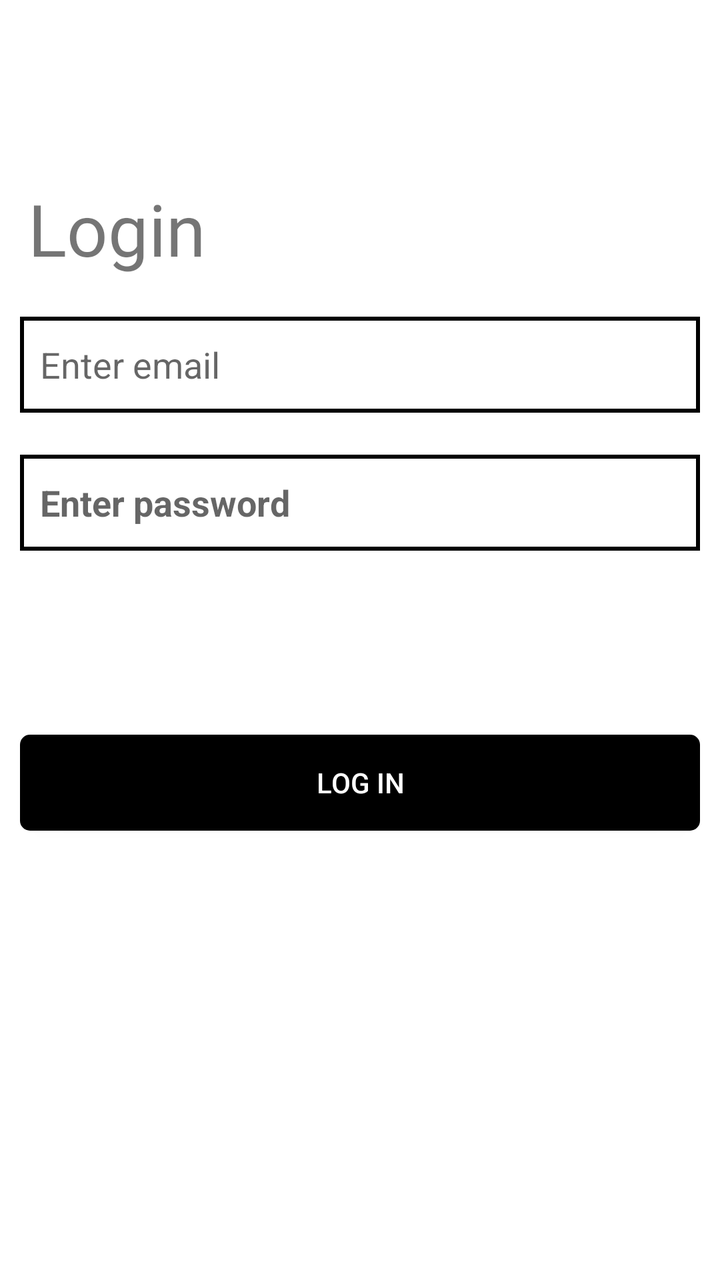
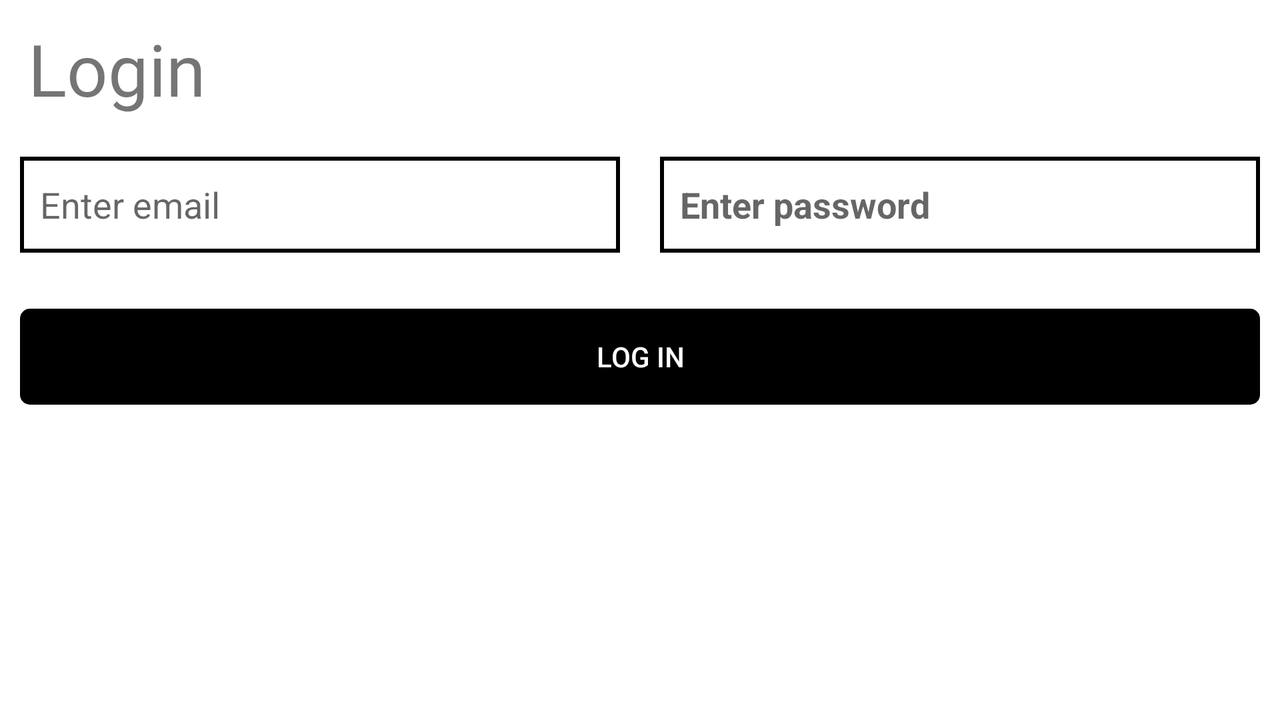

Compare how this app lays out the same screen by default and in its alternative resource folder. The renders come first, then the two layout files and the values they reference.
<!-- AndroidManifest.xml: application theme Theme.TBC_HomeWork_5 -->
<!-- res/layout/login.xml -->
<?xml version="1.0" encoding="utf-8"?>
<androidx.constraintlayout.widget.ConstraintLayout xmlns:android="http://schemas.android.com/apk/res/android"
    xmlns:app="http://schemas.android.com/apk/res-auto"
    xmlns:tools="http://schemas.android.com/tools"
    android:layout_width="match_parent"
    android:layout_height="match_parent"
    android:layout_margin="10dp"
    >

    <TextView
        android:id="@+id/login"
        android:layout_width="wrap_content"
        android:layout_height="wrap_content"
        android:layout_marginStart="4dp"
        android:layout_marginTop="80dp"
        android:fontFamily="@font/comfortaa"
        android:text="Login"
        android:textSize="36sp"
        app:layout_constraintStart_toStartOf="parent"
        app:layout_constraintTop_toTopOf="parent" />

    <EditText
        android:id="@+id/loginEmail"
        android:layout_width="match_parent"
        android:layout_height="wrap_content"
        android:layout_marginTop="20dp"
        android:background="@drawable/input"
        android:ems="10"
        android:hint="Enter email"
        android:inputType="textEmailAddress"
        android:minHeight="48dp"
        android:paddingStart="10dp"
        app:layout_constraintTop_toBottomOf="@+id/login"
        tools:layout_editor_absoluteX="0dp" />

    <EditText
        android:id="@+id/loginPassword"
        android:layout_width="match_parent"
        android:layout_height="wrap_content"
        android:layout_marginTop="21dp"
        android:background="@drawable/input"
        android:ems="10"
        android:hint="Enter password"
        android:inputType="textPassword"
        android:minHeight="48dp"
        android:paddingStart="10dp"
        android:textStyle="bold"
        app:layout_constraintTop_toBottomOf="@+id/loginEmail" />

    <androidx.appcompat.widget.AppCompatButton
        android:id="@+id/loginButton"
        android:layout_width="match_parent"
        android:layout_height="wrap_content"
        android:layout_marginTop="92dp"
        android:background="@drawable/black_button"
        android:text="LOG IN"

        android:textColor="@color/white"
        app:layout_constraintTop_toBottomOf="@+id/loginPassword" />

    <TextView
        android:id="@+id/emailError"
        android:layout_width="wrap_content"
        android:layout_height="wrap_content"
        android:layout_marginTop="4dp"
        android:layout_marginBottom="46dp"
        android:text=""
        android:textColor="@android:color/holo_red_light"
        app:layout_constraintBottom_toBottomOf="@+id/loginPassword"
        app:layout_constraintStart_toStartOf="parent"
        app:layout_constraintTop_toBottomOf="@+id/loginEmail" />

    <TextView
        android:id="@+id/passwordError"
        android:layout_width="wrap_content"
        android:layout_height="wrap_content"
        android:layout_marginTop="3dp"
        android:textColor="@android:color/holo_red_light"
        app:layout_constraintStart_toStartOf="parent"
        app:layout_constraintTop_toBottomOf="@+id/loginPassword" />

</androidx.constraintlayout.widget.ConstraintLayout>
<!-- resources referenced by this layout -->
<resources>
  <!-- drawable black_button (drawable) -->
  <?xml version="1.0" encoding="utf-8"?>
  <shape xmlns:android="http://schemas.android.com/apk/res/android">
      <solid android:color="@color/black"/>
      <stroke
          android:width="2dp"
          android:color="#000000" />
      <corners android:radius="4dp"/>
  </shape>
  <!-- drawable input (drawable) -->
  <?xml version="1.0" encoding="utf-8"?>
  <shape xmlns:android="http://schemas.android.com/apk/res/android">
          <stroke
              android:width="2dp"
              android:color="@color/black" />
  </shape>
  <style name="Theme.TBC_HomeWork_5" parent="Theme.MaterialComponents.DayNight.DarkActionBar">
          
          <item name="colorPrimary">@color/purple_500</item>
          <item name="colorPrimaryVariant">@color/purple_700</item>
          <item name="colorOnPrimary">@color/white</item>
          
          <item name="colorSecondary">@color/teal_200</item>
          <item name="colorSecondaryVariant">@color/teal_700</item>
          <item name="colorOnSecondary">@color/black</item>
          
          <item name="android:statusBarColor" tools:targetApi="l">?attr/colorPrimaryVariant</item>
          
      </style>
</resources>
<!-- res/layout-land/login.xml (the repository's variant of the layout above) -->
<!-- drawn on the phone turned sideways -->
<?xml version="1.0" encoding="utf-8"?>
<androidx.constraintlayout.widget.ConstraintLayout xmlns:android="http://schemas.android.com/apk/res/android"
    xmlns:app="http://schemas.android.com/apk/res-auto"
    xmlns:tools="http://schemas.android.com/tools"
    android:layout_width="match_parent"
    android:layout_height="match_parent"
    android:layout_margin="10dp"
    >


    <TextView
        android:id="@+id/login"
        android:layout_width="wrap_content"
        android:layout_height="wrap_content"
        android:layout_marginStart="4dp"
        android:fontFamily="@font/comfortaa"
        android:text="@string/login"
        android:textSize="36sp"
        app:layout_constraintStart_toStartOf="parent"
        app:layout_constraintTop_toTopOf="parent" />

    <EditText
        android:id="@+id/loginEmail"
        android:layout_width="300dp"
        android:layout_height="wrap_content"
        android:layout_marginTop="20dp"
        android:background="@drawable/input"
        android:ems="10"
        android:hint="Enter email"
        android:inputType="textPersonName"
        android:minHeight="48dp"
        android:paddingStart="10dp"
        app:layout_constraintStart_toStartOf="parent"
        app:layout_constraintTop_toBottomOf="@+id/login" />

    <EditText
        android:id="@+id/loginPassword"
        android:layout_width="300dp"
        android:layout_height="wrap_content"
        android:layout_marginStart="20dp"
        android:layout_marginTop="20dp"
        android:background="@drawable/input"
        android:ems="10"
        android:hint="Enter password"
        android:inputType="textPersonName"
        android:minHeight="48dp"
        android:paddingStart="10dp"
        android:textStyle="bold"
        app:layout_constraintStart_toEndOf="@+id/loginEmail"
        app:layout_constraintTop_toBottomOf="@+id/login" />

    <androidx.appcompat.widget.AppCompatButton
        android:id="@+id/loginButton"
        android:layout_width="match_parent"
        android:layout_height="wrap_content"
        android:layout_marginTop="28dp"
        android:background="@drawable/black_button"
        android:text="LOG IN"

        android:textColor="@color/white"
        app:layout_constraintStart_toStartOf="parent"
        app:layout_constraintTop_toBottomOf="@+id/loginPassword" />

    <TextView
        android:id="@+id/emailError"
        android:layout_width="wrap_content"
        android:layout_height="wrap_content"
        android:text=""
        android:textColor="@android:color/holo_red_light"
        app:layout_constraintStart_toStartOf="parent"
        app:layout_constraintTop_toBottomOf="@+id/loginEmail" />

    <TextView
        android:id="@+id/passwordError"
        android:layout_width="wrap_content"
        android:layout_height="wrap_content"
        android:layout_marginStart="20dp"
        android:layout_marginTop="2dp"
        android:textColor="@android:color/holo_red_light"
        app:layout_constraintStart_toEndOf="@+id/loginEmail"
        app:layout_constraintTop_toBottomOf="@+id/loginPassword" />


</androidx.constraintlayout.widget.ConstraintLayout>
<!-- resources referenced by the variant -->
<!-- as the phone turned sideways resolves them -->
<resources>
  <!-- drawable black_button (drawable) -->
  <?xml version="1.0" encoding="utf-8"?>
  <shape xmlns:android="http://schemas.android.com/apk/res/android">
      <solid android:color="@color/black"/>
      <stroke
          android:width="2dp"
          android:color="#000000" />
      <corners android:radius="4dp"/>
  </shape>
  <!-- drawable input (drawable) -->
  <?xml version="1.0" encoding="utf-8"?>
  <shape xmlns:android="http://schemas.android.com/apk/res/android">
          <stroke
              android:width="2dp"
              android:color="@color/black" />
  </shape>
  <string name="login">Login</string>
  <style name="Theme.TBC_HomeWork_5" parent="Theme.MaterialComponents.DayNight.DarkActionBar">
          
          <item name="colorPrimary">@color/purple_500</item>
          <item name="colorPrimaryVariant">@color/purple_700</item>
          <item name="colorOnPrimary">@color/white</item>
          
          <item name="colorSecondary">@color/teal_200</item>
          <item name="colorSecondaryVariant">@color/teal_700</item>
          <item name="colorOnSecondary">@color/black</item>
          
          <item name="android:statusBarColor" tools:targetApi="l">?attr/colorPrimaryVariant</item>
          
      </style>
</resources>
